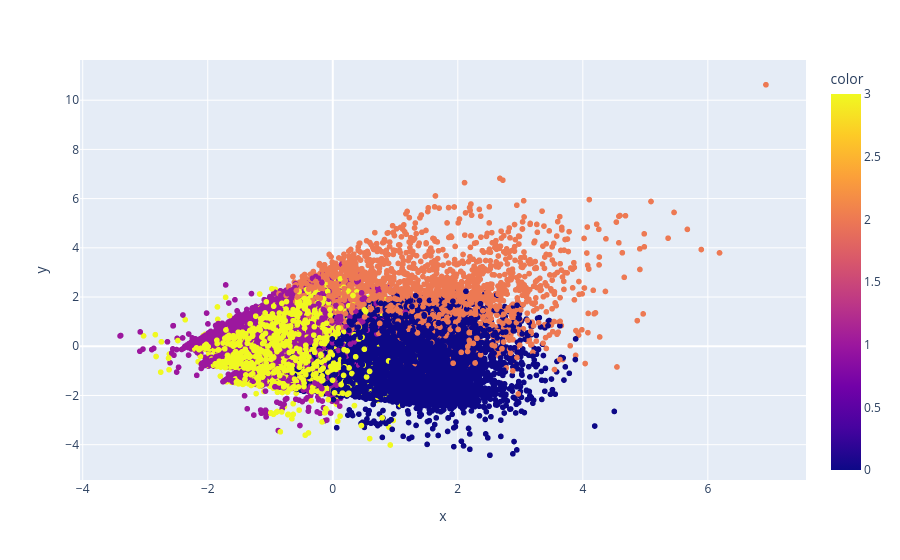

Notebook source saved alongside this figure:
### Code cell
grafico = px.scatter(x = x_cartao_mais_pca[:, 0], y = x_cartao_mais_pca[:, 1], color = rotulos)
grafico.show()

### Figure 1 — Plotly figure (JSON) as saved in the notebook; plotly's stock layout.template omitted (floating-point values rounded to 4 significant figures; data arrays with more than 128 entries replaced by an {"elided": "..."} marker saying what was removed)
{"data": [{"hovertemplate": "x=%{x}<br>y=%{y}<br>color=%{marker.color}<extra></extra>", "legendgroup": "", "marker": {"color": {"elided": "30000 int values"}, "coloraxis": "coloraxis", "symbol": "circle"}, "mode": "markers", "name": "", "showlegend": false, "type": "scattergl", "x": {"elided": "30000 float values"}, "xaxis": "x", "y": {"elided": "30000 float values"}, "yaxis": "y"}], "layout": {"coloraxis": {"colorbar": {"title": {"text": "color"}}, "colorscale": [[0, "#0d0887"], [0.1111, "#46039f"], [0.2222, "#7201a8"], [0.3333, "#9c179e"], [0.4444, "#bd3786"], [0.5556, "#d8576b"], [0.6667, "#ed7953"], [0.7778, "#fb9f3a"], [0.8889, "#fdca26"], [1, "#f0f921"]]}, "legend": {"tracegroupgap": 0}, "margin": {"t": 60}, "xaxis": {"anchor": "y", "domain": [0, 1], "title": {"text": "x"}}, "yaxis": {"anchor": "x", "domain": [0, 1], "title": {"text": "y"}}}}
